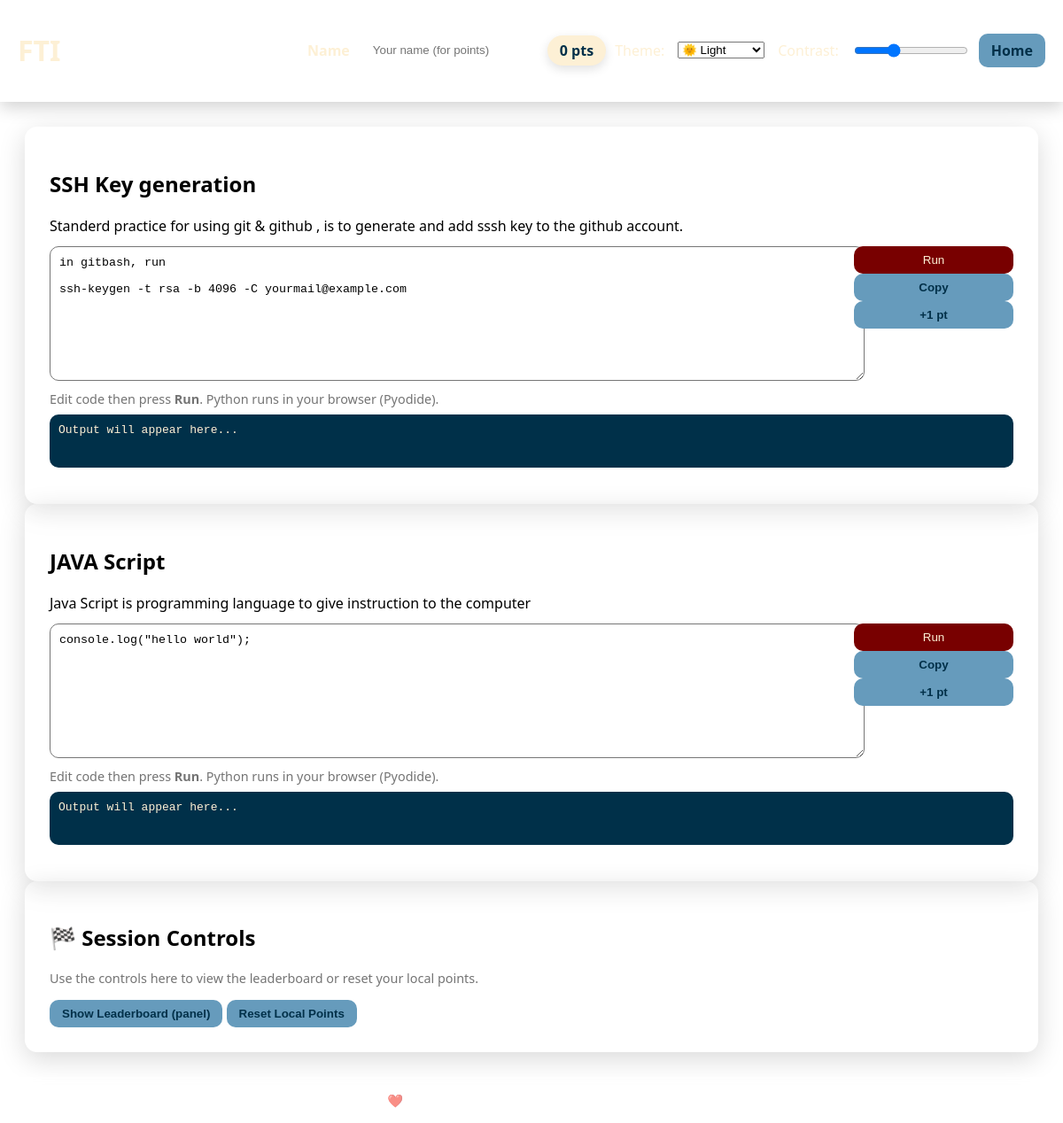
The app's page /presentation/4/ with its own data.
### presenter/models.py (models this page shows, shortened)
class Slide(models.Model):
    presentation = models.ForeignKey(
        Presentation,
        on_delete=models.CASCADE,
        related_name="slides"
    )
    title = models.CharField(max_length=200)
    content = RichTextField()   # 👈 changed from TextField → HTMLField
    code_snippet = models.TextField(blank=True, null=True)
    slide_order = models.PositiveIntegerField(default=0)
    class Meta:
        ordering = ["slide_order"]

### presenter/views.py (the view)
# urls.py: path('presentation/<int:id>/', views.presentation_view, name='presentation'),
def presentation_view(request, id):
    presentation = get_object_or_404(Presentation, id=id)
    slides = presentation.slides.order_by("slide_order")
    return render(request, "presentation.html", {
        "presentation": presentation,
        "slides": slides,
    })

### presenter/context_processors.py (called while the page is built)
def branding_context(request):
    branding = Branding.objects.first()
    return {
        "branding": branding or {"site_name": "Django Presentation System"}
    }

### templates/presentation.html (shortened to what this page needs)
{% extends "base.html" %}
{% block head_extra %}
<link rel="stylesheet" href="https://cdn.jsdelivr.net/npm/reveal.js@4/dist/reveal.css">
<link rel="stylesheet" href="https://cdn.jsdelivr.net/npm/reveal.js@4/dist/theme/white.css">
{% endblock %}
{% block content %}
<div class="reveal">
    <div class="slides">
        {% for slide in slides %}
        <section>
            <h2>{{ slide.title }}</h2>
            <div class="slide-body">
                {{ slide.content|safe }}
            </div>
            {% if slide.code_snippet %}
            <div class="code-runner">
                <div style="flex:1">
                    <textarea id="editor-{{ forloop.counter }}"
                        class="py-editor">{{ slide.code_snippet|escape }}</textarea>
                    <div class="small">Edit code then press <strong>Run</strong>. Python runs in your browser (Pyodide).
                    </div>
                </div>
                <div style="width:180px;display:flex;flex-direction:column;align-items:stretch">
                    <button class="run-btn" data-target="out-{{ forloop.counter }}">Run</button>
                    <button class="btn" onclick="copyCode('editor-{{forloop.counter}}')">Copy</button>
                    <button class="btn" onclick="addSamplePoints(1)">+1 pt</button>
                </div>
            </div>
            <pre id="out-{{ forloop.counter }}" class="code-out">Output will appear here...</pre>
            {% endif %}
        </section>
        {% endfor %}
        <section>
            <h2>🏁 Session Controls</h2>
            <p class="small">Use the controls here to view the leaderboard or reset your local points.</p>
            <button class="btn" onclick="showLeaderboard()">Show Leaderboard (panel)</button>
            <button class="btn" onclick="resetLocalPoints()">Reset Local Points</button>
        </section>
    </div>
</div>
{% endblock %}

### templates/base.html (style rules this page uses)
:root { --dark-red: #780000; --red: #c1121f; --cream: #fdf0d5; --navy: #003049; --light: #669bbc; --card-bg: rgba(255, 255, 255, 0.2); --glass-bg: rgba(255, 255, 255, 0.12); --glass-border: rgba(255, 255, 255, 0.3); }
[data-theme="light"] { --bg-start: #fdf0d5; --bg-end: #e6f2f7; color: var(--navy); }
html, body { height: 100%; margin: 0; font-family: "Segoe UI", Arial, sans-serif; background: linear-gradient(135deg, var(--bg-start), var(--bg-end)); background-size: 300% 300%; animation: bgShift 15s ease infinite; transition: background 0.4s ease, color 0.4s ease; }
.btn { background: var(--light); color: var(--navy); padding: 8px 14px; border-radius: 10px; text-decoration: none; font-weight: 600; border: none; cursor: pointer; transition: transform 0.2s ease, box-shadow 0.2s ease; }
.light { background: #ffffff; color: #000000; }

### templates/presentation.html (style rules this page uses)
.reveal .slides section { border-radius: 14px; padding: 28px; background: var(--card-bg); box-shadow: 0 8px 30px rgba(0, 0, 0, 0.15); }
.code-runner { margin-top: 12px; display: flex; gap: 10px; align-items: flex-start; }
.code-runner textarea { width: 100%; height: 130px; border-radius: 10px; padding: 10px; font-family: monospace; }
.code-out { white-space: pre-wrap; background: var(--navy); color: var(--cream); padding: 10px; border-radius: 10px; margin-top: 8px; min-height: 40px; font-family: monospace; }
.run-btn { background: var(--dark-red); color: var(--cream); padding: 8px 12px; border-radius: 10px; border: none; cursor: pointer; }
.small { font-size: 0.9rem; color: rgba(0, 0, 0, 0.55); margin-top: 6px; }

### records on screen
Slide: title "SSH Key generation", content "Standerd practice for using git & github , is to generate and add sssh key to the github account.", code_snippet "in gitbash, run ssh-keygen -t rsa -b 4096 -C yourmail@example.com"
Slide: title "JAVA Script", content "Java Script is programming language to give instruction to the computer", code_snippet "console.log(\"hello world\");"
